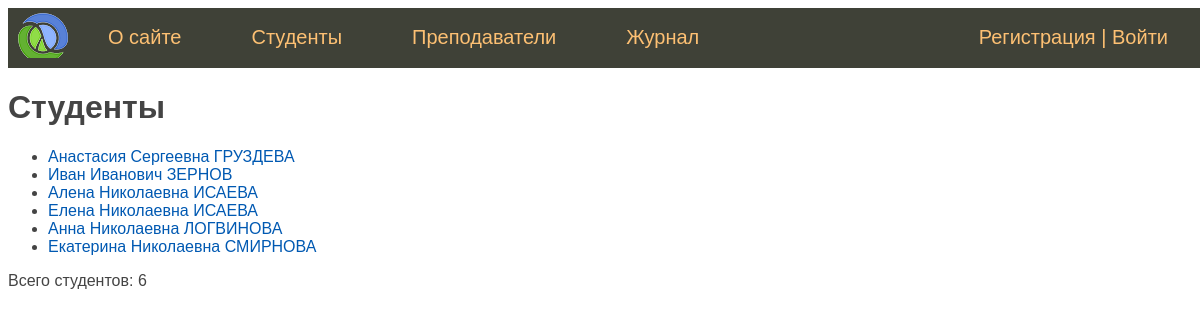
The page /students/ on the database its author committed.
### students/models.py (models this page shows, shortened)
class Student(models.Model):
    last_name = models.CharField(verbose_name='Фамилия', max_length=50)
    first_name = models.CharField(verbose_name='Имя', max_length=50)
    middle_name = models.CharField(verbose_name='Очество', max_length=50)
    email = models.EmailField(verbose_name='e-mail', blank=True)
    birth_date = models.DateField(verbose_name='Дата рождения', default=date(2000, 1, 1))
    created_at = models.DateTimeField(verbose_name='Дата создания', auto_now_add=True)
    updated_at = models.DateTimeField(verbose_name='Дата изменения', auto_now=True)
    is_study = models.BooleanField(verbose_name='Учится', default=True)
    photo = models.ImageField(verbose_name='Фото', upload_to="photos/%Y/%m/%d/")
    group = models.ForeignKey('Group', on_delete=models.CASCADE, verbose_name='Группа', related_name = 'get_students')
    slug = models.SlugField(verbose_name='URL', max_length=255, unique=True, db_index=True)
    def get_absolute_url(self):
        return reverse('student', kwargs={'stud_slug': self.slug})
    class Meta:
        verbose_name = 'Студент'
        verbose_name_plural = 'Студенты'
        ordering = ['last_name', 'first_name']

### students/views.py (the view)
# urls.py: path('', include('students.urls')),
def students(request):
    students = Student.objects.all()
    context = {
        'students': students,
        'menu': menu,
        'title': 'Студенты',
    }
    return render(request, 'students/students.html', context=context)

### students/templates/students/students.html
{% extends 'students/base.html' %}
{% block content %}
    <h1>{{ title }}</h1>
    <ul>
        {% for st in students %}
            <li>
                <a href="{{ st.get_absolute_url }}">
                    {{ st.first_name }}
                    {{ st.middle_name }}
                    {{ st.last_name | upper}}
                </a>
            </li>
        {% endfor %}
    </ul>
    <p>Всего студентов: {{ students | length }}</p>
{% endblock %}

### students/templates/students/base.html (shortened to what this page needs)
<!DOCTYPE html>
{% load static %}
<html lang="ru">
  <head>
    <link
      type="text/css"
      rel="stylesheet"
      href="{% static './css/styles.css' %}"
    />
  </head>
  <body>
    {% block mainmenu %}
    <div class="header">
      <ul id="mainmenu" class="mainmenu">
        <li class="logo">
          <a href="{% url 'home' %}"><div class="logo"></div></a>
        </li>
        {% for m in menu %}
        <li><a href="{% url m.url_name %}">{{ m.title }}</a></li>
        {% endfor %}
        {% if request.user.is_authenticated %}
            <li class="last"> {{ user.username}} | <a href="{% url 'logout' %}">Выйти</a></li>
        {% else %}
            <li class="last">
                <a href="{% url 'register' %}">Регистрация</a> | <a href="{% url 'login' %}">Войти</a>
            </li>
        {% endif %}
      </ul>
    </div>
    {% endblock mainmenu %}
    {% block content %}
    {% endblock content %}
  </body>
</html>

### students/static/css/styles.css (style rules this page uses)
body { font-family: "Arial"; padding: 0; height: 100%; width: 100%; color: #444; }
a { color: #0059b2; text-decoration: none; }
.header { background: #3f4137; height: 60px; }
.logo { background: url("../img/logo.png") no-repeat 10px 5px; width: 70px; height: 50px; }
ul.mainmenu { list-style: none; margin: 0; padding: 0; height: 60px; color: #fdc073; font-size: 20px; overflow: hidden; }
ul.mainmenu li { float: left; margin: 18px 40px 0 30px; }
ul.mainmenu li.logo { margin: 0; }
ul.mainmenu li.last { float: right; }
ul.mainmenu li a { color: #fdc073; text-decoration: none; }

### rows shown on the page
Student: first_name "Анастасия", middle_name "Сергеевна", last_name "ГРУЗДЕВА"
Student: first_name "Иван", middle_name "Иванович", last_name "ЗЕРНОВ"
Student: first_name "Алена", middle_name "Николаевна", last_name "ИСАЕВА"
Student: first_name "Елена", middle_name "Николаевна", last_name "ИСАЕВА"
Student: first_name "Анна", middle_name "Николаевна", last_name "ЛОГВИНОВА"
Student: first_name "Екатерина", middle_name "Николаевна", last_name "СМИРНОВА"

### other values the page prints
{{ m.title }} "О сайте" "Студенты" "Преподаватели" "Журнал"
{{ title }} "Студенты"
{{ students | length }} "6"
